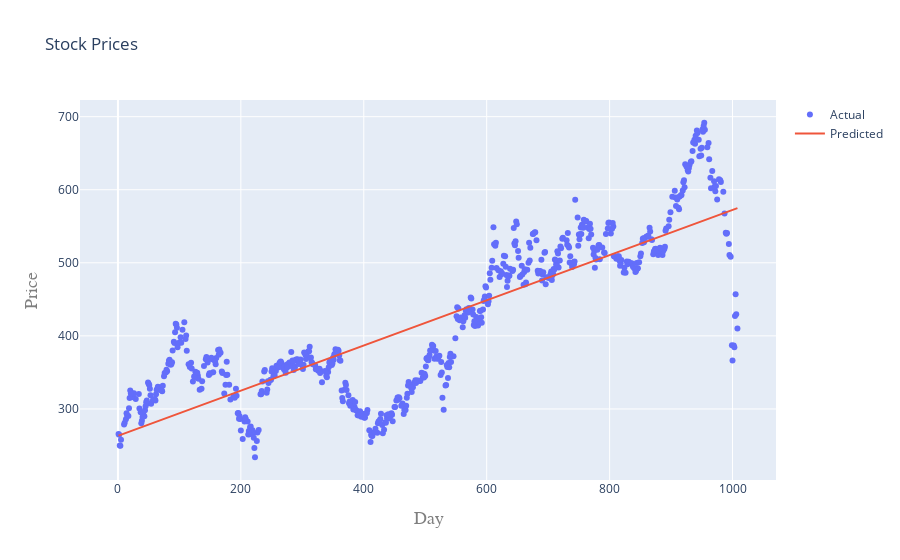

Notebook cell for this chart:
### Code cell
iplot(plot2)

### Figure 1 — Plotly figure (JSON) as saved in the notebook; plotly's stock layout.template omitted (floating-point values rounded to 4 significant figures; data arrays with more than 128 entries replaced by an {"elided": "..."} marker saying what was removed)
{"data": [{"mode": "markers", "name": "Actual", "type": "scatter", "x": {"elided": "706 int values"}, "y": {"elided": "706 float values"}}, {"mode": "lines", "name": "Predicted", "type": "scatter", "x": {"elided": "706 int values"}, "y": {"elided": "706 float values"}}], "layout": {"autosize": true, "title": {"text": "Stock Prices"}, "xaxis": {"autorange": true, "range": [-60.23, 1069.0], "title": {"font": {"color": "#7f7f7f", "family": "Courier New, monospace", "size": 18}, "text": "Day"}, "type": "linear"}, "yaxis": {"autorange": true, "range": [196.1, 729.5], "title": {"font": {"color": "#7f7f7f", "family": "Courier New, monospace", "size": 18}, "text": "Price"}, "type": "linear"}}}
